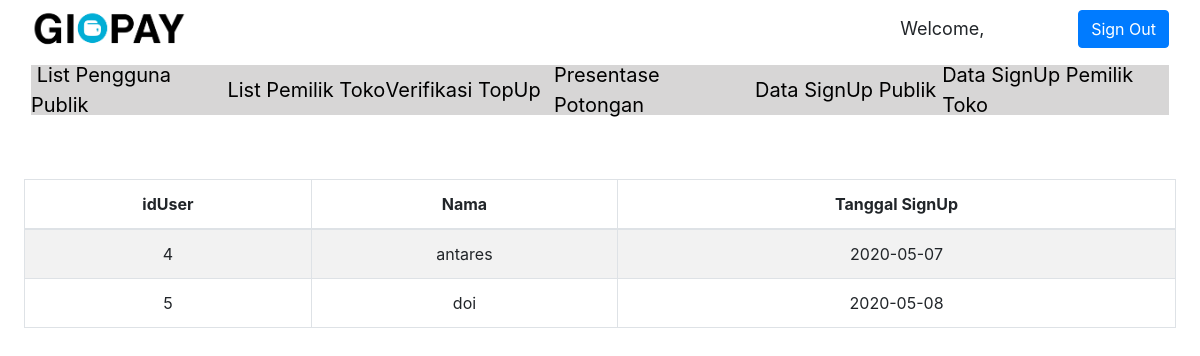
Page /adminSignUpPub.php on the earlier database version.
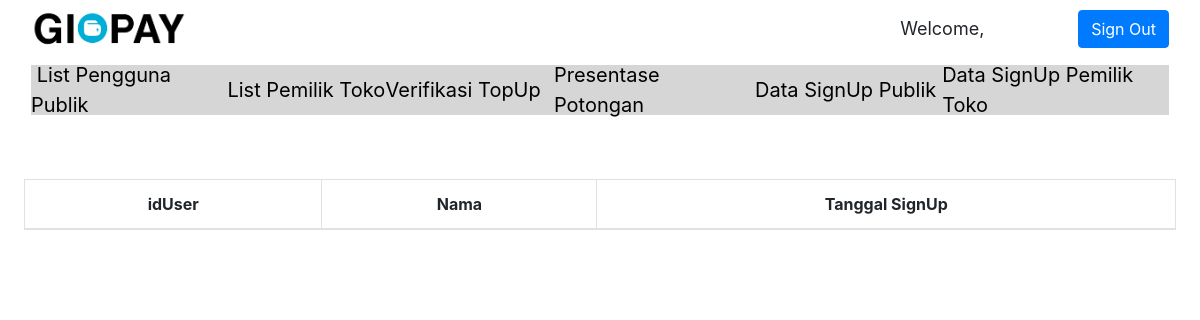
Same page on the later database version.
### tables this page shows
CREATE TABLE `penggunapublik` (
  `idUser` int(11) NOT NULL,
  `username` varchar(15) NOT NULL,
  `password` varchar(15) NOT NULL,
  `nama` varchar(50) NOT NULL,
  `email` varchar(50) NOT NULL,
  `noHp` int(12) NOT NULL,
  `saldo` float NOT NULL,
  `tanggalSignUp` date NOT NULL
);

### server.php (called while the page is built, shortened)
<?php
    require_once "mysqlDB.php";
function getSignPub(){
    $db = new MySQLDB('localhost', 'root', '', 'gipay');
    $query = "SELECT idUser, nama, tanggalSignUp FROM penggunapublik";
    $res = $db->executeSelectQuery($query);
    return $res;
}
?>

### mysqlDB.php (called while the page is built, shortened)
<?php
class MySQLDB{
	protected $servername;
	protected $username;
	protected $password;
	protected $dbname;
	protected $db_connection;
	public function __construct($servername,$username,$password,$dbname){
		$this->servername=$servername;
		$this->username=$username;
		$this->password=$password;
		$this->dbname=$dbname;
	}
	public function openConnection(){
		$this->db_connection=new mysqli($this->servername,$this->username,$this->password,$this->dbname);
	}
	public function executeSelectQuery($sql){
		$query_result=$this->db_connection->query($sql);
		$result=[];
		if($query_result!=[]){
			if($query_result->num_rows > 0){
				while ($row=$query_result->fetch_row()) {
					$result[] = $row;
				}
			}
		}
		return $result;
	}
}
?>

### adminSignUpPub.php (the view, shortened to what this page needs)
<?php
    include "server.php";
?>
<!DOCTYPE html>
<html>
<head>
    <link rel="stylesheet" href="assets/bootstrap/css/bootstrap.min.css">
    <link rel="stylesheet" href="assets/css/Data-Table-1.css">
    <link rel="stylesheet" href="assets/css/Data-Table.css">
    <link rel="stylesheet" href="assets/css/Header-Blue.css">
    <link rel="stylesheet" href="https://cdn.datatables.net/1.10.15/css/dataTables.bootstrap.min.css">
    <link rel="stylesheet" href="assets/css/Google-Style-Login.css">
    <link rel="stylesheet" href="assets/css/LinkedIn-like-Profile-Box.css">
    <link rel="stylesheet" href="assets/css/Pretty-Registration-Form.css">
    <link rel="stylesheet" href="assets/css/styles.css">
    <link rel="stylesheet" href="assets/css/Table-With-Search-1.css">
    <link rel="stylesheet" href="assets/css/Table-With-Search.css">
    <link rel="stylesheet" href="assets/css/Team-Boxed.css">
</head>
<body>
    <nav class="navbar navbar-light navbar-expand-md" style="background-color: #ffffff;">
        <div class="container-fluid"><img src="assets/img/Gipay.png" style="height: 40px;">
            <input class="form-control-plaintext" type="text" value="Welcome, <?php echo $_SESSION['username']; ?>" readonly="" style="width: 180px;font-size: 18px;"><a href="adminLPub.php?logout='1'" class="btn btn-primary" role="button">Sign Out</a></div>
    </nav>
    <nav class="navbar navbar-light navbar-expand-md">
        <div class="container-fluid"><button data-toggle="collapse" class="navbar-toggler" data-target="#navcol-2"><span class="sr-only">Toggle navigation</span><span class="navbar-toggler-icon"></span></button>
            <div class="collapse navbar-collapse" id="navcol-2" style="background-color: #d7d6d6;font-size: 20px;height: 50px;color: rgb(0,0,0);">
                <a href="adminLPub.php" style="color: rgb(0,0,0);width: 210px;">&nbsp;List Pengguna Publik</a><a href="adminLToko.php" style="color: rgb(0,0,0);width: 169px;">List Pemilik Toko</a><a href="adminVerif.php" style="color: rgb(0,0,0);width: 180px;">Verifikasi TopUp</a><a href="adminPotong.php"
                    style="color: rgb(0,0,0);width: 215px;">Presentase Potongan</a><a href="adminSignUpPub.php" style="color: rgb(0,0,0);width: 200px;">Data SignUp Publik</a><a href="adminSignUpToko.php" style="color: rgb(0,0,0);">Data SignUp Pemilik Toko</a>
                </div>
        </div>
    </nav>
    <nav class="navbar navbar-light navbar-expand-md" style="background-color: #ffffff;">
    </nav>
    <div class="container">
        <div class="row">
            <div class="col-md-12" style="height: 40px;background-color: #ffffff;"></div>
        </div>
    </div>
    <table id="example" class="table table-striped table-bordered" cellspacing="0" width="100%">
        <thead>
            <tr>
                <th>idUser</th>
                <th>Nama</th>
                <th>Tanggal SignUp</th>
            </tr>
        </thead>
        <tbody>
            <?php
            $result = getSignPub();
            foreach($result as $row) {
                echo '<tr>';
                foreach($row as $cell){
                    echo('<td>' . $cell . '</td>');
                }
                echo '</tr>';
			}
            ?>
        </tbody>
    </table>
</body>
</html>

Differences in the rows shown:
removed penggunapublik: idUser "4", nama "antares", tanggalSignUp "2020-05-07"
removed penggunapublik: idUser "5", nama "doi", tanggalSignUp "2020-05-08"
